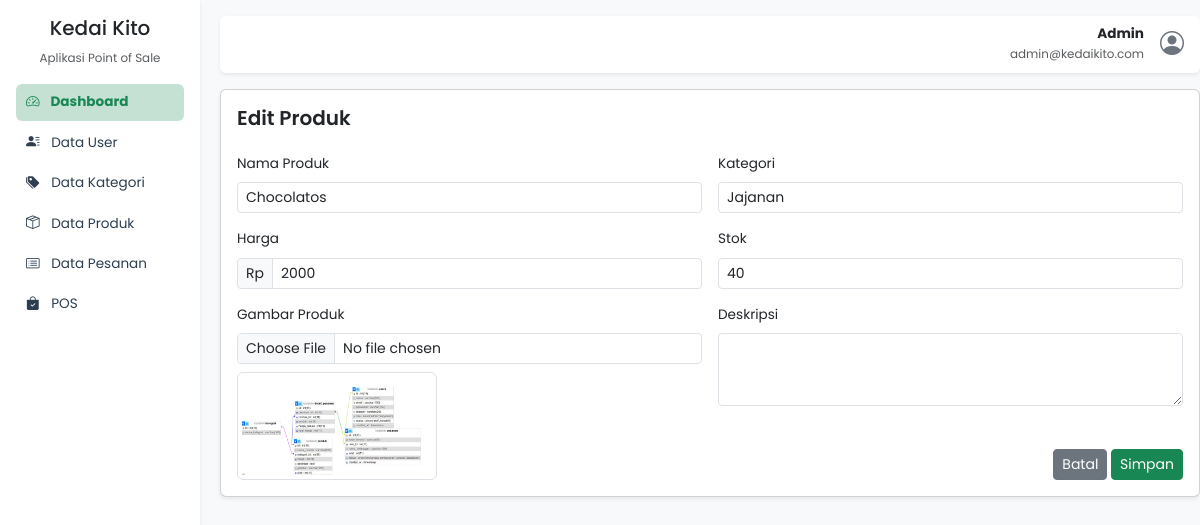
/editproduk.php?id=23 (signed in), run on the app's committed database.
### tables this page shows
CREATE TABLE `produk` (
  `id` int(11) NOT NULL,
  `nama_produk` varchar(100) DEFAULT NULL,
  `kategori_id` int(11) DEFAULT NULL,
  `harga` int(11) DEFAULT NULL,
  `deskripsi` text DEFAULT NULL,
  `gambar` varchar(255) DEFAULT NULL,
  `stok` int(11) DEFAULT 0
);

CREATE TABLE `kategori` (
  `id` int(11) NOT NULL,
  `nama_kategori` varchar(100) DEFAULT NULL
);

### editproduk.php (the view, shortened to what this page needs)
<?php
require_once 'koneksi.php';
$id = (int) $_GET['id'];
$stmt = $conn->prepare("SELECT * FROM produk WHERE id = ?");
$stmt->bind_param("i", $id);
$stmt->execute();
$result = $stmt->get_result();
$produk = $result->fetch_assoc();
$kategori_result = $conn->query("SELECT id, nama_kategori FROM kategori ORDER BY nama_kategori ASC");
$errors = [];
?>
<!DOCTYPE html>
<html lang="id">
<head>
  <link
    href="https://cdn.jsdelivr.net/npm/bootstrap@5.3.2/dist/css/bootstrap.min.css"
    rel="stylesheet" />
  <link
    href="https://cdn.jsdelivr.net/npm/bootstrap-icons@1.10.5/font/bootstrap-icons.css"
    rel="stylesheet" />
</head>
<body class="bg-light">
  <div
    class="sidebar bg-white shadow-sm position-fixed top-0 start-0 h-100 p-3">
    <div class="text-center mb-3">
      <h5>Kedai Kito</h5>
      <small class="text-muted">Aplikasi Point of Sale</small>
    </div>
    <ul class="nav flex-column">
      <li class="nav-item">
        <a
          class="nav-link active fw-bold bg-success bg-opacity-25 rounded"
          href="index"><i class="bi bi-speedometer2 me-2"></i> Dashboard</a>
      </li>
      <li class="nav-item">
        <a class="nav-link" href="datauser.php"><i class="bi bi-person-lines-fill me-2"></i> Data User</a>
      </li>
      <li class="nav-item">
        <a class="nav-link" href="#"><i class="bi bi-tags-fill me-2"></i> Data Kategori</a>
      </li>
      <li class="nav-item">
        <a class="nav-link" href="#"><i class="bi bi-box-seam me-2"></i> Data Produk</a>
      </li>
      <li class="nav-item">
        <a class="nav-link" href="#"><i class="bi bi-card-list me-2"></i> Data Pesanan</a>
      </li>
      <li class="nav-item">
        <a class="nav-link" href="#"><i class="bi bi-bag-check-fill me-2"></i> POS</a>
      </li>
    </ul>
  </div>
  <div class="main-content ms-220 py-3" style="margin-left: 220px">
    <div
      class="d-flex justify-content-end align-items-center bg-white rounded shadow-sm px-3 py-2 mb-3">
      <div class="text-end me-3">
        <strong><?= $_SESSION['nama'] ?></strong><br />
        <small class="text-muted"><?= $_SESSION['email'] ?></small>
      </div>
      <i class="bi bi-person-circle fs-4 text-secondary"></i>
    </div>
    <div class="card shadow-sm">
      <div class="card-body">
        <h5 class="card-title mb-4 fw-semibold">Edit Produk</h5>
        <form method="POST" enctype="multipart/form-data" novalidate>
          <div class="row g-3">
            <div class="col-md-6">
              <label class="form-label">Nama Produk</label>
              <input type="text" class="form-control form-control-sm <?= (!empty($errors)) ? 'is-invalid' : '' ?>" name="nama_produk" value="<?= htmlspecialchars($produk['nama_produk']) ?>" required>
            </div>
            <div class="col-md-6">
              <label class="form-label">Kategori</label>
              <select name="kategori_id" class="form-control form-control-sm <?= (!empty($errors)) ? 'is-invalid' : '' ?>" required>
                <?php while ($kategori = $kategori_result->fetch_assoc()): ?>
                  <option value="<?= $kategori['id'] ?>" <?= $produk['kategori_id'] == $kategori['id'] ? 'selected' : '' ?>><?= htmlspecialchars($kategori['nama_kategori']) ?></option>
                <?php endwhile; ?>
              </select>
            </div>
            <div class="col-md-6">
              <label class="form-label">Harga</label>
              <div class="input-group input-group-sm">
                <span class="input-group-text">Rp</span>
                <input type="text" class="form-control form-control-sm <?= (!empty($errors)) ? 'is-invalid' : '' ?>" name="harga" value="<?= htmlspecialchars($produk['harga']) ?>" required>
              </div>
            </div>
            <div class="col-md-6">
              <label class="form-label">Stok</label>
              <input type="number" class="form-control form-control-sm <?= (!empty($errors)) ? 'is-invalid' : '' ?>" name="stok" value="<?= htmlspecialchars($produk['stok']) ?>" required>
            </div>
            <div class="col-md-6">
              <label class="form-label">Gambar Produk</label>
              <input type="file" class="form-control form-control-sm" name="gambar" id="gambarInput" accept=".jpg, .jpeg, .png">
              <div class="mt-2">
                <img id="previewGambar" src="uploads/<?= htmlspecialchars($produk['gambar'] ?? '') ?>" alt="Preview Gambar" class="img-thumbnail" style="max-width: 200px; <?= empty($produk['gambar']) ? 'display: none;' : '' ?>">
              </div>
            </div>
            <div class="col-md-6 d-flex flex-column">
              <label class="form-label">Deskripsi</label>
              <textarea class="form-control form-control-sm" name="deskripsi" rows="3"><?= htmlspecialchars($produk['deskripsi']) ?></textarea>
              <div class="mt-auto text-end mt-3">
                <button type="button" class="btn btn-secondary btn-sm" onclick="window.location.href='dataproduk.php'">Batal</button>
                <button type="submit" class="btn btn-success btn-sm">Simpan</button>
              </div>
            </div>
          </div>
        </form>
      </div>
    </div>
  </div>
</body>
</html>

### editproduk.php (style rules this page uses)
body { font-family: "Poppins", sans-serif; font-size: 0.85rem; }
.sidebar { width: 200px; z-index: 1000; }
.sidebar .nav-item+.nav-item { margin-top: 6px; }
.sidebar .nav-link { color: #2c3e50; padding: 8px 12px; border-radius: 6px; transition: background 0.2s ease; font-size: 0.85rem; padding: 8px 10px; }
.sidebar .nav-item+.nav-item { margin-top: 4px; }
.sidebar .nav-link.active { background-color: rgba(25, 135, 84, 0.2); color: #198754; font-weight: 600; }

### data on the page
produk: nama_produk "Chocolatos", kategori_id "Jajanan", harga "2000", stok "40", gambar (picture)

### other printed values
$_SESSION['nama'] "Admin"
$_SESSION['email'] "admin@kedaikito.com"
